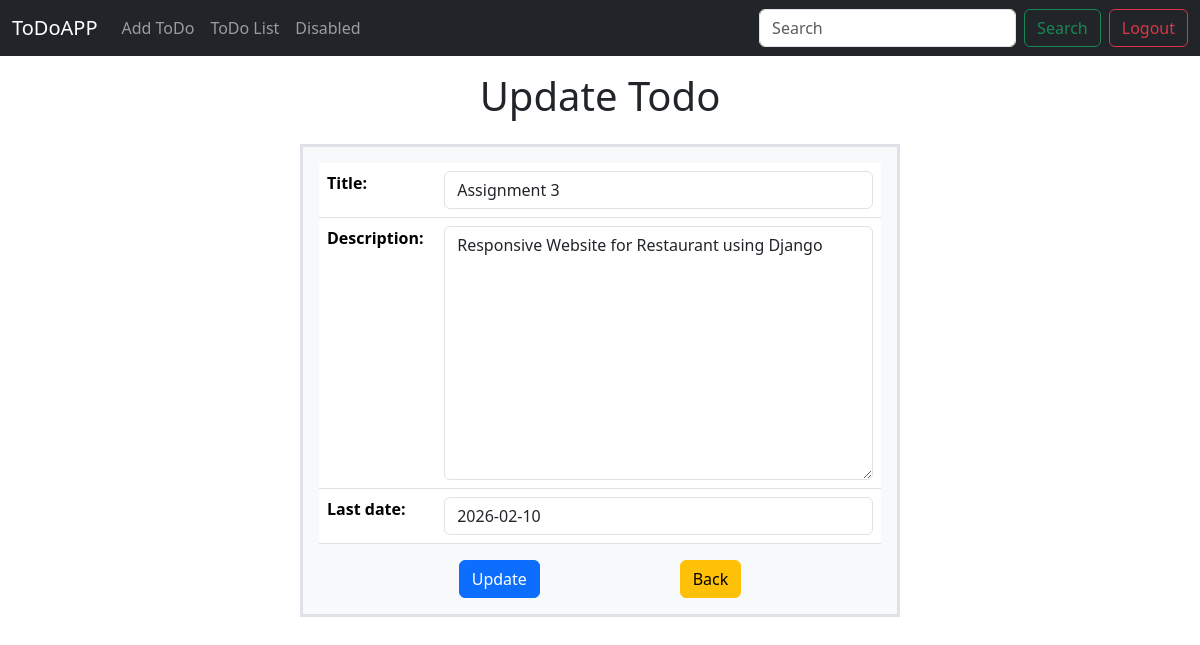
The page /todo/edittodo/3 on the database its author committed.
### todo/models.py (models this page shows)
class TodoModel(models.Model):
    title=models.CharField(max_length=100)
    description=models.CharField(max_length=400)
    last_date=models.DateField()
    status=models.CharField(max_length=50,default="Incomplete")
    user=models.ForeignKey(User,on_delete=models.CASCADE)

### todo/views.py (the view, shortened to what this page needs)
# urls.py: path('edittodo/<int:tdid>',EditTodoView.as_view(),name='todoedit')
class EditTodoView(View):
    def get(self,request,**kwargs):
        tdid=kwargs.get('tdid')
        qo=TodoModel.objects.get(id=tdid)
        form=TodoForm(instance=qo)
        return render(request,'edittodo.html',{'form':form})

### todo/forms.py
class TodoForm(forms.ModelForm):
    class Meta:
        model=TodoModel
        exclude=["status","user"]
        widgets={
            "title":forms.TextInput(attrs={"class":"form-control"}),
            "description":forms.Textarea(attrs={"class":"form-control"}),
            "last_date":forms.DateInput(attrs={"class":"form-control"}),
        }

### todo/templates/edittodo.html (shortened to what this page needs)
{% extends 'base.html' %}
{% block base %}
<h1 class="text-center p-3">Update Todo</h1>
<div class="d-flex justify-content-center">
    <div class="w-50 bg-light border border-3 p-3">
        <form action="" method="post">
            <table class="table">
                {{form.as_table}}
            </table>
            <div class="d-flex justify-content-evenly">
                <button class="btn btn-primary">Update</button>
                <a href="{% url 'tdlist' %}" class="btn btn-warning">Back</a>
            </div>
        </form>
    </div>
</div>
{% endblock base %}

### rows shown on the page
TodoModel: title "Assignment 3", description "Responsive Website for Restaurant using Django", last_date "2026-02-10"
